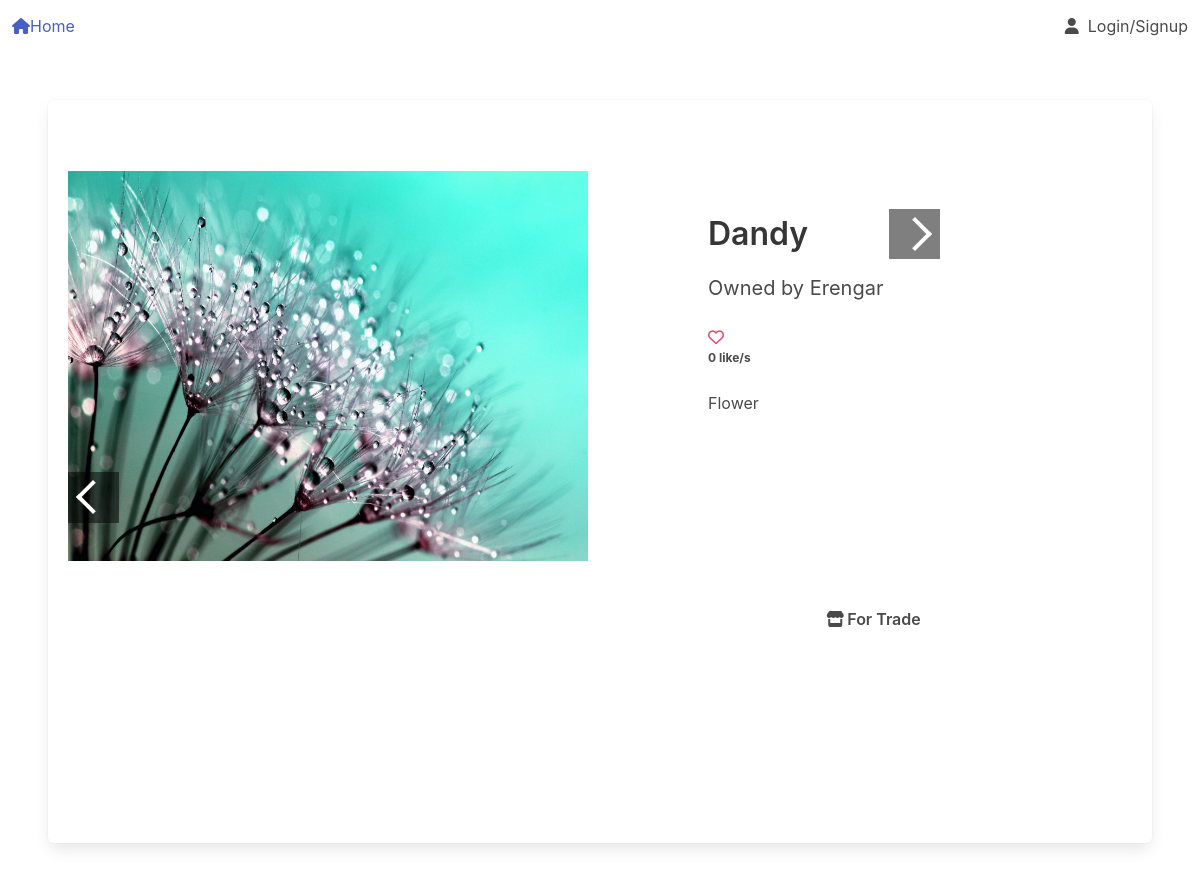
Before: /dandy/ with the older database file.
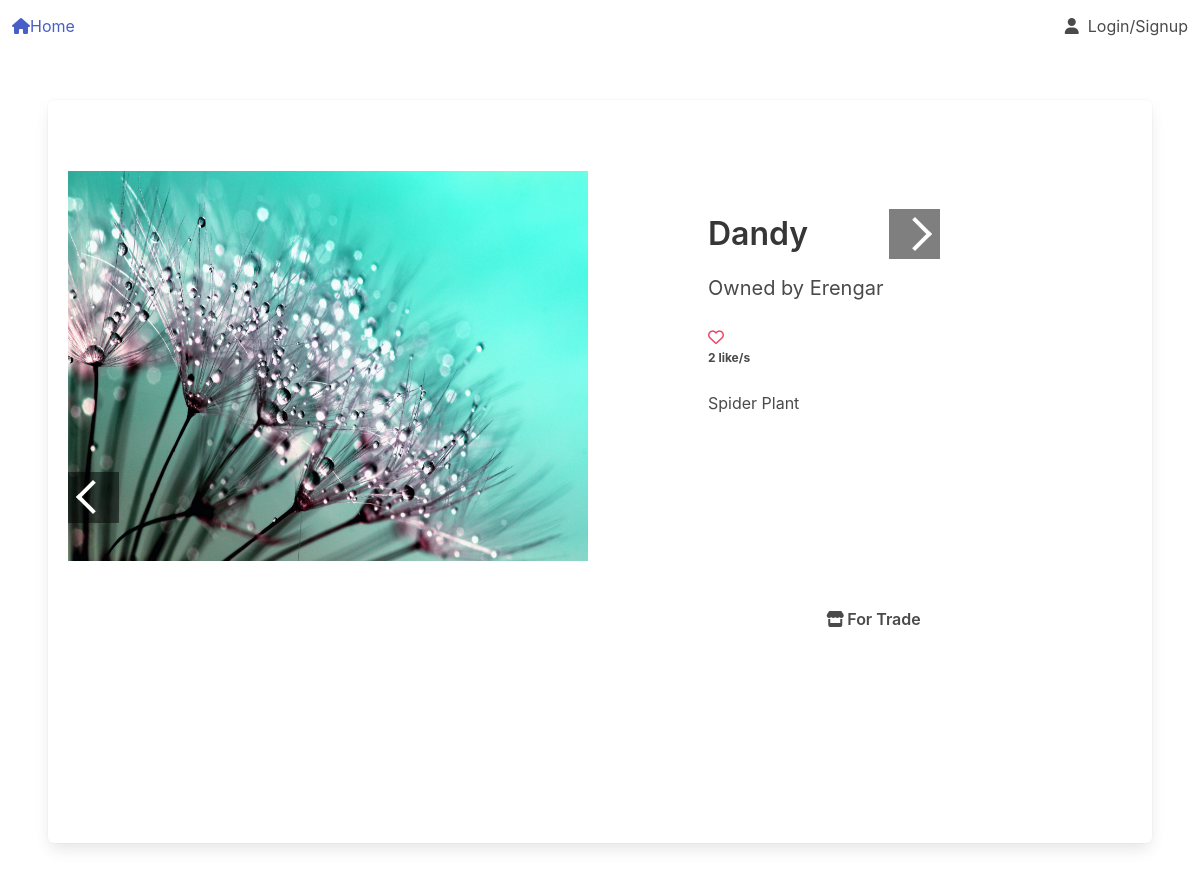
After: the same page with the newer database file.
### plant_collection/models.py (models this page shows, shortened)
class Plant(models.Model):
    nick_name = models.CharField(
        max_length=64,
        validators=[MinLengthValidator(3)],
        unique=True)
    created = models.DateTimeField(auto_now_add=True, null=True, blank=True)
    updated = models.DateTimeField(auto_now=True, null=True, blank=True)
    species = models.ForeignKey(Species, on_delete=models.SET_NULL, blank=True, null=True, related_name='plants')
    owner = models.ForeignKey(settings.AUTH_USER_MODEL, on_delete=models.PROTECT, related_name='plants')
    slug = models.SlugField(default='bugged-plant')
    for_trade = models.BooleanField(default=False)
    likes = models.ManyToManyField(User, related_name= 'liked')
    def number_of_likes(self):
        return self.likes.count()

class Species(models.Model):
    name = models.CharField(max_length=64)
    def __str__(self):
        return self.name

### plant_collection/views.py (the view, shortened to what this page needs)
# urls.py: path('<slug:slug>/', views.plant_view.as_view(),name='plant_view'),
class plant_view(generic.DetailView):
    template_name = 'plant_collection/plant.html'
    model = Plant
    def get(self, request, slug):
        plant = get_object_or_404(Plant, slug=slug)
        context = {'plant': plant}
        return render(request, self.template_name, context)
    '''
    Both delete and like button-on-plant-view are POSTing on plant_view, thus it is necessary to provide some logic what to execute when.
    When user likes the picture Ajax sends its url as context then we simply check wheter there is 'url' context, and if there is
    wheter our plant slug is in that url. If it comes through this we know it is 'like' request, otherwise it is 'delete' request.'''

### plant_collection/templates/plant_collection/plant.html (shortened to what this page needs)
{% extends "base.html" %}
{% block content %}
{% load static %}
<link rel="stylesheet" href="{% static 'plant_collection/css/plant.css' %}">
<section class='section'>
    <div class='box'>
    <div class='columns'>
        <div class='column is-half'>
            <div class="container">
                <div class='carousel_box'>
                    <button id="left-btn" class='carousel_button'><i class="arrow"></i></button>
                        {% for picture in plant.picture.all %}
                        <div class='carousel_image'>
                            <figure class='image is-4by3'>
                                <img class='carousel' hidden src="{{ picture.image.url }}" alt="">
                            </figure>
                        </div>
                        {% endfor %}
                    <button id="right-btn" class='carousel_button'><i class="arrow"></i></button>
                </div>
            </div>
        </div>
        <div class='column is-half'>
            <div class='container'>
                <div class='block m-6'>
                    <section class='section'>
                        <div class='title'>
                            {{plant.nick_name}}
                        </div>
                        <div class='block'>
                            <div class='subtitle is-5'>
                                Owned by {{plant.owner}}
                            </div>
                        </div>
                        <div class='block'>
                            {% if not user in plant.likes.all %}
                            <div>
                                <a class='heart' data-plant='{{ plant.nick_name }}' data-user='{{ user }}'><i class="fa-regular fa-heart has-text-danger"></i></a>
                            </div>
                            {% elif user in plant.likes.all %}
                            <div>
                                <a class='heart' data-plant='{{ plant.nick_name }}' data-user='{{ user }}'><i class="fa-solid fa-heart has-text-danger"></i></a>
                            </div>
                            {% endif %}
                            <div class='number_likes is-size-7 has-text-weight-bold' data-plant='{{ plant.nick_name }}'>
                                {{ plant.number_of_likes }} like/s
                            </div>
                        </div>
                        {% if plant.species %}
                        <div>
                            <div>
                                {{plant.species}}
                            </div>
                        </div>
                        {% endif %}
                    </section>
                    <section class='section is-medium is-flex is-justify-content-center'>
                        <div>
                            {% if plant.for_trade %}
                            <div class='icon-text has-text-weight-semibold'>
                                <span class='icon'>
                                    <i class="fa-solid fa-store"></i>
                                </span>
                                For Trade
                            </div>
                            {% endif %}
                        </div>
                    </section>
                </div>
            </div>
        </div>
    </div>
    </div>
</section>
{% endblock %}

Changed rows visible on the page:
changed Plant "Dandy": number_of_likes "0" → "2"; species "Flower" → "Spider Plant"
